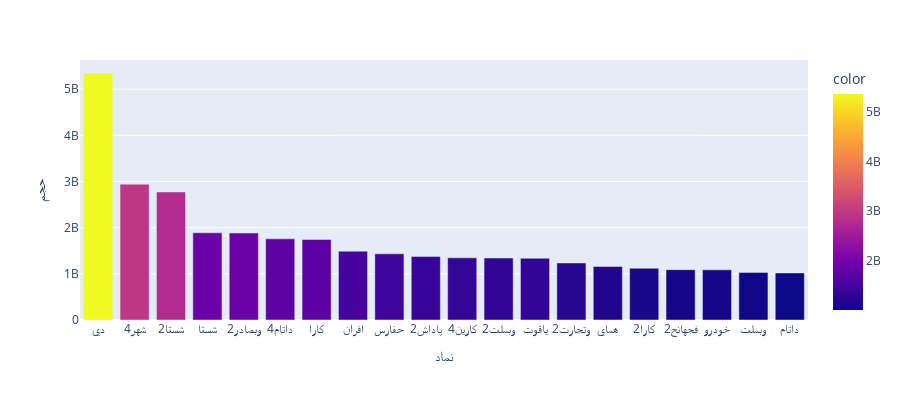

Notebook cell for this chart:
### Code cell
import plotly.express as px

fig = px.bar(x=list(top_10_stock.index), y=list(top_10_stock.values), color=list(top_10_stock.values),height=400, color_discrete_sequence=px.colors.qualitative.Plotly, labels={
                     "x": "نماد",
                     "y": "حجم",
                 },)
fig.show()

### Figure 1 — Plotly figure (JSON) as saved in the notebook; plotly's stock layout.template omitted (floating-point values rounded to 4 significant figures)
{"data": [{"alignmentgroup": "True", "hovertemplate": "نماد=%{x}<br>حجم=%{y}<br>color=%{marker.color}<extra></extra>", "legendgroup": "", "marker": {"color": [5349158345, 2941646292, 2772986533, 1888904122, 1884867343, 1758000000, 1743236401, 1490723936, 1432936546, 1376800000, 1346241522, 1343115712, 1336608767, 1236070000, 1161135607, 1120900000, 1090000000, 1085976813, 1031257236, 1019339262], "coloraxis": "coloraxis", "pattern": {"shape": ""}}, "name": "", "offsetgroup": "", "orientation": "v", "showlegend": false, "textposition": "auto", "type": "bar", "x": ["دي", "شهر4", "شستا2", "شستا", "وبصادر2", "داتام4", "كارا", "افران", "حفارس", "پاداش2", "كارين4", "وبملت2", "ياقوت", "وتجارت2", "هماي", "كارا2", "فجهانح2", "خودرو", "وبملت", "داتام"], "xaxis": "x", "y": [5349158345, 2941646292, 2772986533, 1888904122, 1884867343, 1758000000, 1743236401, 1490723936, 1432936546, 1376800000, 1346241522, 1343115712, 1336608767, 1236070000, 1161135607, 1120900000, 1090000000, 1085976813, 1031257236, 1019339262], "yaxis": "y"}], "layout": {"barmode": "relative", "coloraxis": {"colorbar": {"title": {"text": "color"}}, "colorscale": [[0, "#0d0887"], [0.1111, "#46039f"], [0.2222, "#7201a8"], [0.3333, "#9c179e"], [0.4444, "#bd3786"], [0.5556, "#d8576b"], [0.6667, "#ed7953"], [0.7778, "#fb9f3a"], [0.8889, "#fdca26"], [1, "#f0f921"]]}, "height": 400, "legend": {"tracegroupgap": 0}, "margin": {"t": 60}, "xaxis": {"anchor": "y", "domain": [0, 1], "title": {"text": "نماد"}}, "yaxis": {"anchor": "x", "domain": [0, 1], "title": {"text": "حجم"}}}}
